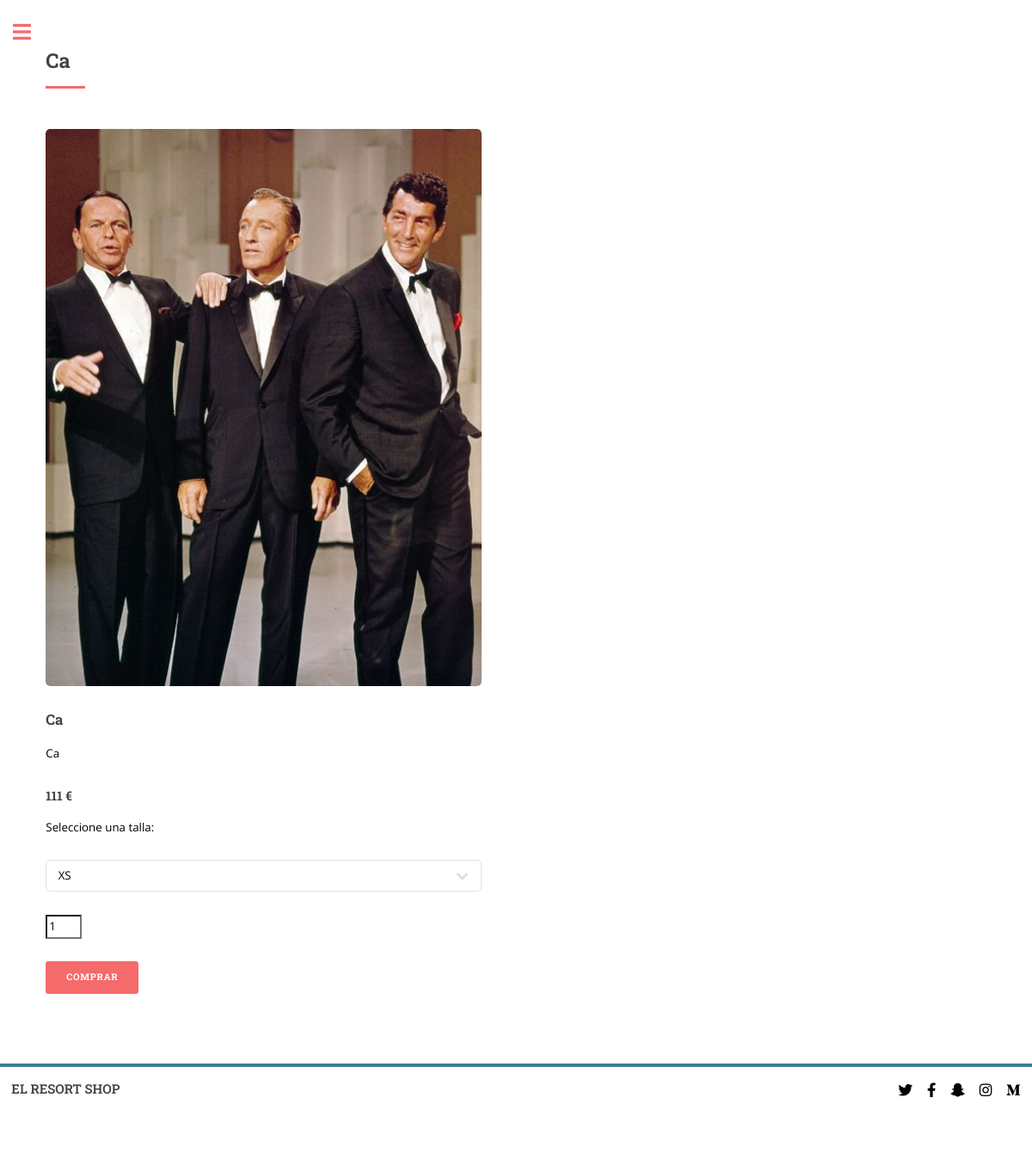
Screenshot of /elresortShop/producto/31/ with the database file from the repository.
### appelresortShop/models.py (models this page shows, shortened)
class Item(models.Model):
        nombre = models.CharField(max_length=50) #ATENCIÓN!! cada item subido tiene que estar en una colección
        descripcion = models.TextField(default="")
        categoria = models.CharField(max_length=50) # Pantalón, Falda, Camiseta, Camisa...
        precio = models.IntegerField()
        oferta = models.ForeignKey(Oferta, on_delete=models.CASCADE)
        fecha_insertado = models.DateField() # Fecha en la que fue insertado
        imagen = models.ImageField(upload_to ='uploads/') # Imagen del item
        COLORES = (
        ('Bl', 'Blanco'),
        ('N', 'Negro'),
        ('Rj', 'Rojo'),
        ('Rs', 'Rosa'),
        ('Am', 'Amarillo'),
        ('Nj', 'Naranja'),
        ('Az', 'Azul'),
        ('Mrr', 'Marrón'),
        ('Mor', 'Morado'),
        ('V', 'Verde'),
        ('Gr', 'Gris'),
        )
        GENEROS = (      # Mirar documentación de 'choices' en https://docs.djangoproject.com/en/3.1/topics/db/models/
        ('M', 'Hombre'),
        ('F', 'Mujer'),
        ('U', 'Unisex'),
        )
        color = models.CharField(max_length=3, choices=COLORES) # Color del item
        genero = models.CharField(max_length=1, choices=GENEROS)

### appelresortShop/views.py (the view)
# urls.py: path('producto/<int:item_id>/', views.producto, name = 'producto'),
def producto(request, item_id):
    item = get_object_or_404(Item, pk=item_id)
    lista_productos = Producto.objects.filter(item__nombre = item.nombre)
    context = {"lista_productos": lista_productos, "item":item }
    return render(request, 'producto.html', context)

### appelresortShop/templates/producto.html (shortened to what this page needs)
{% extends "base.html" %}
{% load static %}
{% block cabecera %}
<header id="header">
    <a href="{% url 'index' %}" class="logo"><strong>EL RESORT SHOP</strong></a>
    <ul class="icons">
        <li><a href="#" class="icon brands fa-twitter"><span class="label">Twitter</span></a></li>
        <li><a href="#" class="icon brands fa-facebook-f"><span class="label">Facebook</span></a></li>
        <li><a href="#" class="icon brands fa-snapchat-ghost"><span class="label">Snapchat</span></a></li>
        <li><a href="#" class="icon brands fa-instagram"><span class="label">Instagram</span></a></li>
        <li><a href="#" class="icon brands fa-medium-m"><span class="label">Medium</span></a></li>
    </ul>
</header>
{% endblock %}
{% block seccion1 %}
<section>
    <header class="major">
        <h2>{{item.nombre}}</h2>
    </header>
    <div class="posts">
        {% if lista_productos %}
            <article>
            {% if item.imagen %}
                <a href="#" class="image"><img src="{{ item.imagen.url }}" alt="" /></a>
            {% endif %}
                <h3>{{item.nombre}}</h3>
                <p>{{item.descripcion}}</p>
                <h4>{{item.precio}} €</h4>
                <form action="/action_page.php">
                    <p>Seleccione una talla:</p>
                    <select name="talla">
                        {% for p in lista_productos %}
                            {% if p.stock > 0 %}
                                <option value=p.talla>{{p.talla }}</option>
                            {% else %}
                                <option value=p.talla disabled>{{p.talla }}</option>
                            {% endif %}
                        {% endfor %}
                    </select>
                    <input type="number" id="quantity" name="quantity" min="1" max=5 value="1">
                    <ul class="actions">
                        <li><a href="#" class="button">Comprar</a></li>
                    </ul>
                 </form>
            </article>
            {% else %}
        <article>
            <h3>ESTE PRODUCTO YA NO ESTÁ DISPONIBLE</h3>
            <p>Actualmente no disponemos del artículo {{item.nombre}} </p>
        </article>
        {% endif %}
    </div>
</section>
{% endblock %}

### rows the page displays
Item: nombre "Ca", imagen (picture), descripcion "Ca", precio "111"

### other values shown
form field talla "XS"
